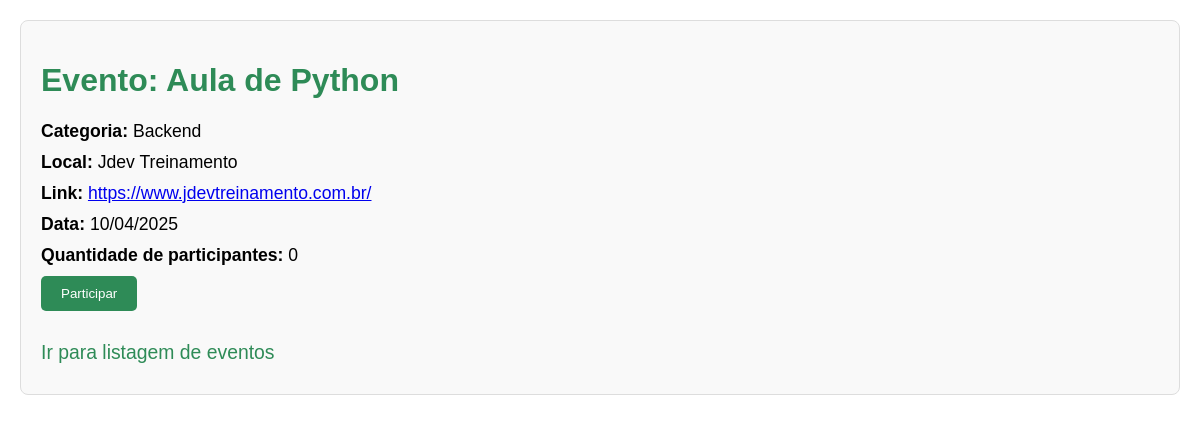
Page /evento/2/ on the earlier database version.
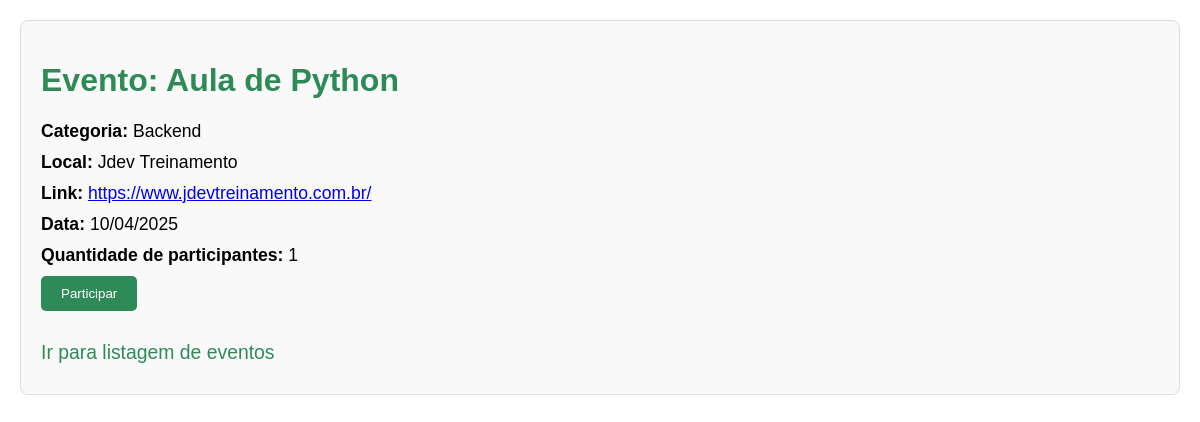
Same page on the later database version.
### agenda/models.py (models this page shows, shortened)
class Evento(models.Model):
    nome = models.CharField(max_length=256)
    categoria = models.ForeignKey("Categoria", on_delete=models.SET_NULL, null=True)
    local = models.CharField(max_length=256, blank=True)
    link = models.CharField(max_length=256, blank=True)
    data = models.DateField(null=True)
    participantes=models.IntegerField(default=0)

class Categoria(models.Model):  # ORM mapeia alguns atributos dessa classe para banco de dados
    nome = models.CharField(max_length=256,unique=True)

### agenda/views.py (the view)
# urls.py: path("evento/<int:id>/",exibir_evento,name="exibir_evento"),
def exibir_evento(request, id):
    evento = get_object_or_404(Evento, id=id)
    return render(request, "agenda/exibir_evento.html", {"evento": evento})

### agenda/templates/agenda/exibir_evento.html (shortened to what this page needs)
<!DOCTYPE html>
<html lang="pt-br">
<head>
</head>
<body>
<div class="event-details">
    <h1>Evento: {{ evento.nome }}</h1>
    <p><strong>Categoria:</strong> {{ evento.categoria.nome }}</p>
    {% if evento.local %}
        <p><strong>Local:</strong> {{ evento.local }}</p>
    {% endif %}
    {% if evento.link %}
        <p><strong>Link:</strong> <a href="{{ evento.link }}" target="_blank">{{ evento.link }}</a></p>
    {% endif %}
    <p><strong>Data:</strong> {{ evento.data |  date:"d/m/Y"}}</p>
    <p><strong>Quantidade de participantes:</strong> {{ evento.participantes }}</p>
    <form action="{% url 'participar_evento' %}" method="post">
        <input type="submit" class="btn-participar" value="Participar">
    </form>
    <p><a href="{% url 'listar_eventos' %}" class="link-back">Ir para listagem de eventos</a></p>
</div>
</body>
</html>

Differences in the rows shown:
changed Evento "Aula de Python": participantes "0" → "1"
